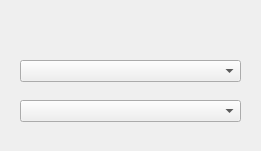
<?xml version="1.0" encoding="UTF-8"?>
<ui version="4.0">
 <class>twoCombobox</class>
 <widget class="QWidget" name="twoCombobox">
  <property name="geometry">
   <rect>
    <x>0</x>
    <y>0</y>
    <width>261</width>
    <height>151</height>
   </rect>
  </property>
  <property name="windowTitle">
   <string>Form</string>
  </property>
  <widget class="QComboBox" name="comboBox1">
   <property name="geometry">
    <rect>
     <x>20</x>
     <y>60</y>
     <width>221</width>
     <height>22</height>
    </rect>
   </property>
  </widget>
  <widget class="QLabel" name="label">
   <property name="geometry">
    <rect>
     <x>30</x>
     <y>30</y>
     <width>131</width>
     <height>16</height>
    </rect>
   </property>
   <property name="text">
    <string/>
   </property>
  </widget>
  <widget class="QComboBox" name="comboBox2">
   <property name="geometry">
    <rect>
     <x>20</x>
     <y>100</y>
     <width>221</width>
     <height>22</height>
    </rect>
   </property>
  </widget>
 </widget>
 <resources/>
 <connections/>
</ui>
